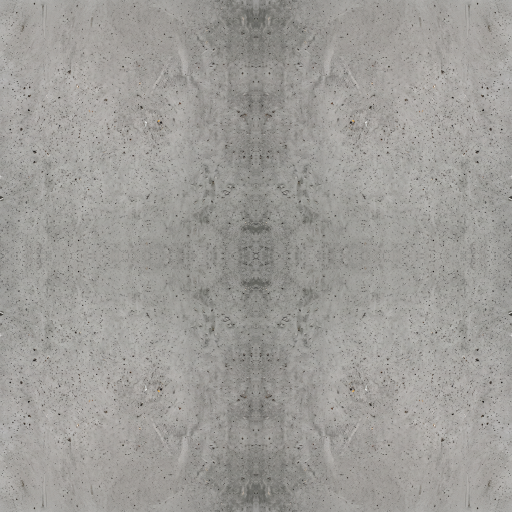
#> input picture tools/strafegen/assets_src/concrete/crete.png, 1024 x 1024 px (shown at 1/2 size)
$ python crete_from_photo.py --src assets_src/concrete/crete.png
#> lines starting #> are read from the running program, lines starting #| are printed output that depends on the picture
### tools/strafegen/strafegen_tga.py
"""strafegen_tga — the shared 32-bit TGA writer.

Single home for the procedural-texture pixel writer used across strafegen
(strafegen_textures, strafegen_gfx). Was copy-pasted in two files; now one copy.
"""
import struct


def _tga32(w, h, px):
    """Uncompressed 32-bit TGA. px is a flat list of (r,g,b) rows top→bottom."""
    hdr = struct.pack("<BBBHHBHHHHBB",
                      0, 0, 2, 0, 0, 0, 0, 0, w, h, 32, 8)  # bottom-up, 8 alpha
    out = bytearray(hdr)
    for y in range(h - 1, -1, -1):
        row = px[y * w:(y + 1) * w]
        for r, g, b in row:
            out += bytes((b, g, r, 255))
    return bytes(out)


def _clamp8(v):
    return 0 if v < 0 else (255 if v > 255 else int(v))

### tools/strafegen/crete_from_photo.py
#!/usr/bin/env python3
"""crete_from_photo — bake a real concrete PHOTO into the brutalist crete.tga.

The concrete (house-style) theme multiplies a near-white vertex colour THROUGH a
single grey concrete tile (textures/strafe64/crete, rgbGen exactVertex), so the
tile carries all the real surface detail — pitting, panel seams, weathering —
while the palette + sun-dome do the shading. Until a real photo is baked, the
generator falls back to a procedural tile (strafegen_textures.build_detail_
textures); drop a photo through this script to ship the real thing.

    python3 crete_from_photo.py --src skytex_src/concrete.jpg

Writes skytex/crete.tga (square, power-of-two), which _load_baked() picks up and
OVERRIDES the procedural tile with. Needs Pillow (`pip install Pillow`) — run it
on a workstation, not in a headless/PIL-free build box.

Notes:
  * CC0 concrete from ambientCG / Poly Haven is ALREADY seamless — just square-
    resize (the default). Pass --tileable only for a non-tiling photo; it offset-
    feathers the seams (softer, but no hard edge when the tile repeats).
  * --mean re-centres the average grey so the exactVertex multiply lands at the
    intended brightness (~155 keeps pale concrete pale, matching ART_DIRECTION).
"""
import argparse
import os

from PIL import Image, ImageChops

from strafegen_tga import _tga32


def bake(src, size=512, tileable=False, mean=155):
#> called with src = 'assets_src/concrete/crete.png', size = 512, tileable = False, mean = 155
    im = Image.open(src).convert("RGB")
    # centre square crop, then resize to the power-of-two tile size
    w, h = im.size
#> w = 1024; h = 1024
    s = min(w, h)
#> s = 1024
    im = im.crop(((w - s) // 2, (h - s) // 2, (w + s) // 2, (h + s) // 2))
    im = im.resize((size, size), Image.LANCZOS)
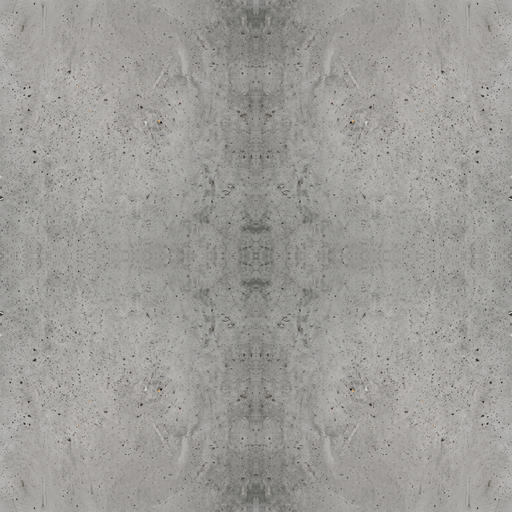
#> im: PIL image 512x512 RGB; mean R, G, B 157.8, 156.1, 152.4

    if tileable:
        # offset by half a tile and feather a cross-blend over the (now interior)
        # seams so the edges wrap without a hard line. Good enough for concrete;
        # a natively-seamless source (ambientCG/Poly Haven) needs none of this.
        off = ImageChops.offset(im, size // 2, size // 2)
        im = Image.blend(im, off, 0.5)

    px = list(im.getdata())
#> px = 262144 items
    if mean:
        cur = sum(r + g + b for r, g, b in px) / (3 * len(px))
#> cur = 155.4
        adj = mean - cur
#> adj = -0.446
        px = [(_c(r + adj), _c(g + adj), _c(b + adj)) for r, g, b in px]

    out_dir = os.path.join(os.path.dirname(os.path.abspath(__file__)), "skytex")
    os.makedirs(out_dir, exist_ok=True)
    path = os.path.join(out_dir, "crete.tga")
    with open(path, "wb") as fh:
        fh.write(_tga32(size, size, px))
    print(f"wrote {size}x{size} concrete tile (mean grey {mean}) -> {path}")
    return path


def _c(v):
    return 0 if v < 0 else 255 if v > 255 else int(v)


if __name__ == "__main__":
    ap = argparse.ArgumentParser()
    ap.add_argument("--src", default=os.path.join(
        os.path.dirname(__file__), "skytex_src", "concrete.jpg"),
        help="source concrete photo (jpg/png)")
    ap.add_argument("--size", type=int, default=512, help="tile size (pow2)")
    ap.add_argument("--tileable", action="store_true",
                    help="offset-feather the seams (skip for seamless sources)")
    ap.add_argument("--mean", type=int, default=155,
                    help="re-centre average grey (0 disables)")
    a = ap.parse_args()
    bake(a.src, a.size, a.tileable, a.mean)
